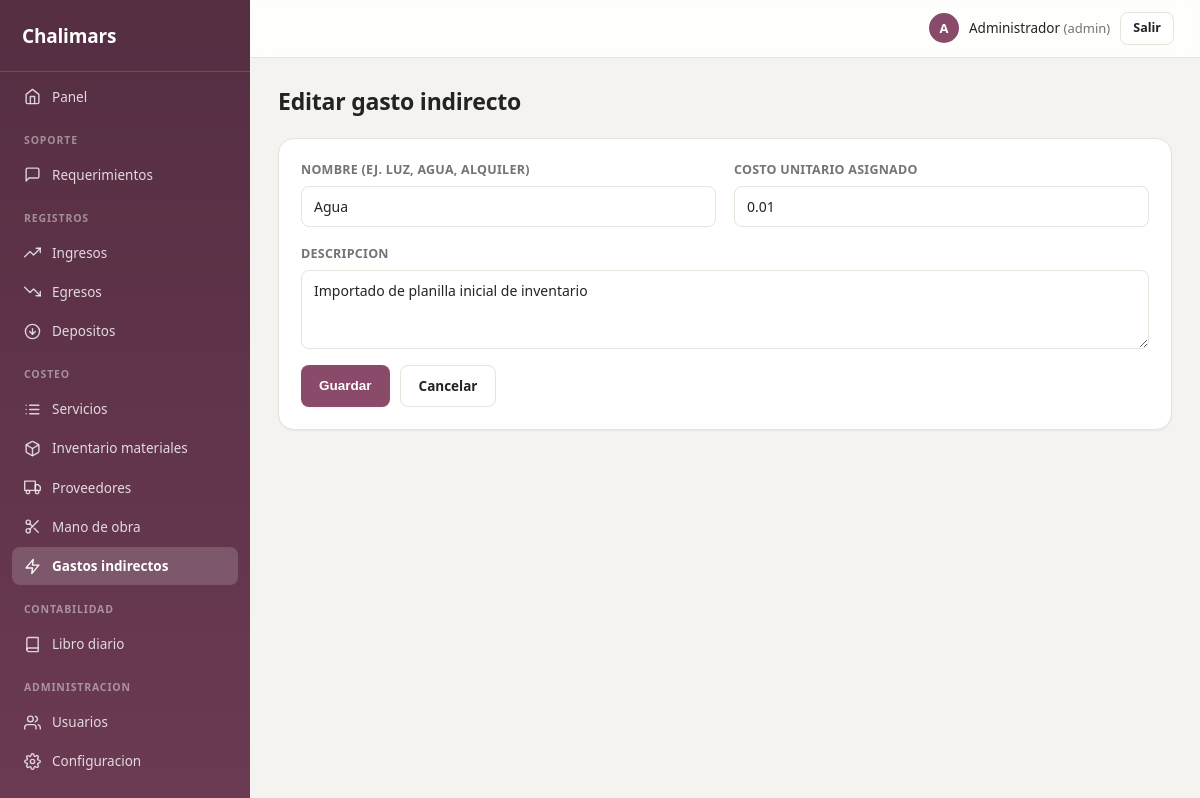
The app's page /gastos_indirectos/form.php?id=2 (signed in) with its own data.
### tables this page shows
CREATE TABLE configuracion (
    id INT PRIMARY KEY DEFAULT 1,
    nombre_negocio VARCHAR(150) NOT NULL DEFAULT 'Chalimars',
    logo VARCHAR(255) NULL,
    color_primario VARCHAR(7) NOT NULL DEFAULT '#8a4b6b',
    updated_at TIMESTAMP DEFAULT CURRENT_TIMESTAMP ON UPDATE CURRENT_TIMESTAMP
);

CREATE TABLE gastos_indirectos (
    id INT AUTO_INCREMENT PRIMARY KEY,
    nombre VARCHAR(150) NOT NULL,
    descripcion TEXT,
    costo_unitario DECIMAL(10,2) NOT NULL DEFAULT 0,
    activo TINYINT(1) NOT NULL DEFAULT 1,
    created_at TIMESTAMP DEFAULT CURRENT_TIMESTAMP
);

### includes/functions.php (called while the page is built, shortened)
<?php
function h($value) {
    return htmlspecialchars((string)($value ?? ''), ENT_QUOTES, 'UTF-8');
}
function get_config(PDO $pdo) {
    static $config = null;
    if ($config === null) {
        $stmt = $pdo->query('SELECT * FROM configuracion WHERE id = 1');
        $config = $stmt->fetch() ?: [
            'nombre_negocio' => 'Chalimars',
            'logo' => null,
            'color_primario' => '#8a4b6b',
        ];
    }
    return $config;
}

### includes/auth.php (called while the page is built, shortened)
<?php
function current_user() {
    return $_SESSION['user'] ?? null;
}
function is_admin() {
    $user = current_user();
    return $user && in_array($user['rol'], ['admin', 'desarrollador'], true);
}

### gastos_indirectos/form.php (the view, shortened to what this page needs)
<?php
require_once __DIR__ . '/../includes/bootstrap.php';
$id = isset($_GET['id']) ? (int)$_GET['id'] : null;
$gasto = ['id' => null, 'nombre' => '', 'descripcion' => '', 'costo_unitario' => ''];
if ($id) {
    $stmt = $pdo->prepare('SELECT * FROM gastos_indirectos WHERE id = ?');
    $stmt->execute([$id]);
    $found = $stmt->fetch();
    $gasto = $found;
}
$pageTitle = $id ? 'Editar gasto indirecto' : 'Nuevo gasto indirecto';
require __DIR__ . '/../includes/header.php';
?>
<div class="page-header"><h1><?= h($pageTitle) ?></h1></div>
<div class="panel">
    <form method="post">
        <div class="form-grid">
            <div class="field">
                <label>Nombre (ej. Luz, Agua, Alquiler)</label>
                <input type="text" name="nombre" value="<?= h($gasto['nombre']) ?>" required>
            </div>
            <div class="field">
                <label>Costo unitario asignado</label>
                <input type="number" step="0.01" min="0" name="costo_unitario" value="<?= h($gasto['costo_unitario']) ?>" required>
            </div>
            <div class="field full">
                <label>Descripcion</label>
                <textarea name="descripcion" rows="3"><?= h($gasto['descripcion']) ?></textarea>
            </div>
        </div>
        <div class="actions" style="margin-top:16px;">
            <button type="submit" class="btn">Guardar</button>
            <a class="btn btn-secondary" href="<?= BASE_URL ?>gastos_indirectos/index.php">Cancelar</a>
        </div>
    </form>
</div>
<?php require __DIR__ . '/../includes/footer.php'; ?>

### includes/header.php (shortened to what this page needs)
<?php
$user = current_user();
$config = isset($pdo) ? get_config($pdo) : ['nombre_negocio' => 'Chalimars', 'logo' => null, 'color_primario' => '#8a4b6b'];
$pageTitle = $pageTitle ?? 'Chalimars';
$currentDir = trim(str_replace('\\', '/', dirname($_SERVER['SCRIPT_NAME'] ?? '')), '/');
$currentDir = basename($currentDir);
$currentFile = basename($_SERVER['SCRIPT_NAME'] ?? '');
function nav_active($section, $currentDir, $currentFile = null) {
    if ($section === '') {
        return $currentDir === '' && $currentFile === 'index.php';
    }
    return $currentDir === $section;
}
$navItems = [
    ['section' => '', 'url' => 'index.php', 'label' => 'Panel',
        'icon' => '<path d="M3 9l9-7 9 7v11a2 2 0 0 1-2 2H5a2 2 0 0 1-2-2z"></path><path d="M9 22V12h6v10"></path>'],
];
if (is_admin()) {
    $navGroups['Contabilidad'] = [
        ['section' => 'contabilidad', 'url' => 'contabilidad/index.php', 'label' => 'Libro diario',
            'icon' => '<path d="M4 19.5A2.5 2.5 0 0 1 6.5 17H20"></path><path d="M6.5 2H20v20H6.5A2.5 2.5 0 0 1 4 19.5v-15A2.5 2.5 0 0 1 6.5 2z"></path>'],
    ];
    $navGroups['Administracion'] = [
        ['section' => 'usuarios', 'url' => 'usuarios/index.php', 'label' => 'Usuarios',
            'icon' => '<path d="M17 21v-2a4 4 0 0 0-4-4H5a4 4 0 0 0-4 4v2"></path><circle cx="9" cy="7" r="4"></circle><path d="M23 21v-2a4 4 0 0 0-3-3.87"></path><path d="M16 3.13a4 4 0 0 1 0 7.75"></path>'],
        ['section' => 'configuracion', 'url' => 'configuracion/index.php', 'label' => 'Configuracion',
            'icon' => '<circle cx="12" cy="12" r="3"></circle><path d="M19.4 15a1.65 1.65 0 0 0 .33 1.82l.06.06a2 2 0 0 1 0 2.83 2 2 0 0 1-2.83 0l-.06-.06a1.65 1.65 0 0 0-1.82-.33 1.65 1.65 0 0 0-1 1.51V21a2 2 0 0 1-2 2 2 2 0 0 1-2-2v-.09A1.65 1.65 0 0 0 9 19.4a1.65 1.65 0 0 0-1.82.33l-.06.06a2 2 0 0 1-2.83 0 2 2 0 0 1 0-2.83l.06-.06a1.65 1.65 0 0 0 .33-1.82 1.65 1.65 0 0 0-1.51-1H3a2 2 0 0 1-2-2 2 2 0 0 1 2-2h.09A1.65 1.65 0 0 0 4.6 9a1.65 1.65 0 0 0-.33-1.82l-.06-.06a2 2 0 0 1 0-2.83 2 2 0 0 1 2.83 0l.06.06a1.65 1.65 0 0 0 1.82.33H9a1.65 1.65 0 0 0 1-1.51V3a2 2 0 0 1 2-2 2 2 0 0 1 2 2v.09a1.65 1.65 0 0 0 1 1.51 1.65 1.65 0 0 0 1.82-.33l.06-.06a2 2 0 0 1 2.83 0 2 2 0 0 1 0 2.83l-.06.06a1.65 1.65 0 0 0-.33 1.82V9a1.65 1.65 0 0 0 1.51 1H21a2 2 0 0 1 2 2 2 2 0 0 1-2 2h-.09a1.65 1.65 0 0 0-1.51 1z"></path>'],
    ];
}
function render_nav_link($item, $currentDir, $currentFile) {
    $active = nav_active($item['section'], $currentDir, $currentFile);
    printf(
        '<a href="%s%s" class="%s"><svg class="nav-icon" viewBox="0 0 24 24" fill="none" stroke="currentColor" stroke-width="2" stroke-linecap="round" stroke-linejoin="round">%s</svg><span>%s</span></a>',
        BASE_URL, h($item['url']), $active ? 'active' : '', $item['icon'], h($item['label'])
    );
}
$cssPath = BASE_PATH . '/assets/css/style.css';
$cssVersion = file_exists($cssPath) ? filemtime($cssPath) : time();
?>
<!DOCTYPE html>
<html lang="es">
<head>
<link rel="stylesheet" href="<?= BASE_URL ?>assets/css/style.css?v=<?= $cssVersion ?>">
</head>
<body>
<div class="app">
    <aside class="sidebar">
        <div class="brand">
            <span><?= h($config['nombre_negocio']) ?></span>
        </div>
        <nav>
            <?php render_nav_link($navItems[0], $currentDir, $currentFile); ?>
            <?php foreach ($navGroups as $groupLabel => $items): ?>
                <div class="nav-group"><?= h($groupLabel) ?></div>
                <?php foreach ($items as $item): ?>
                    <?php render_nav_link($item, $currentDir, $currentFile); ?>
                <?php endforeach; ?>
            <?php endforeach; ?>
        </nav>
    </aside>
    <div class="main">
        <header class="topbar">
            <div class="user-info">
                <span class="user-avatar"><?= h(mb_substr($user['nombre_completo'] ?? '?', 0, 1)) ?></span>
                <span><?= h($user['nombre_completo'] ?? '') ?> <span class="muted">(<?= h($user['rol'] ?? '') ?>)</span></span>
                <a href="<?= BASE_URL ?>logout.php" class="btn btn-sm btn-secondary">Salir</a>
            </div>
        </header>
        <main class="content">

### assets/css/style.css (style rules this page uses)
:root { --primary: #8a4b6b; --primary-dark: #6d3a54; --primary-darker: #4a2839; --primary-soft: color-mix(in srgb, var(--primary) 12%, white); --bg: #f5f3f0; --panel: #ffffff; --text: #232323; --muted: #767472; --border: #e7e2da; --border-soft: #f0ece5; --success: #1e7d3c; --success-bg: #e6f5ea; --error: #c4293a; --error-bg: #fbe9eb; --radius-sm: 8px; --radius: 12px; --radius-lg: 16px; --shadow-sm: 0 1px 2px rgba(20, 15, 10, 0.05); --shadow: 0 4px 16px rgba(20, 15, 10, 0.06), 0 1px 3px rgba(20, 15, 10, 0.05); --shadow-lg: 0 12px 32px rgba(20, 15, 10, 0.12); --font: "Segoe UI", -apple-system, BlinkMacSystemFont, "Inter", Roboto, Helvetica, Arial, sans-serif; }
* { box-sizing: border-box; }
html { -webkit-font-smoothing: antialiased; }
body { margin: 0; font-family: var(--font); background: var(--bg); color: var(--text); font-size: 14.5px; line-height: 1.5; }
a { color: var(--primary); text-decoration: none; }
h1, h2, h3 { font-weight: 700; letter-spacing: -0.01em; }
.app { display: flex; min-height: 100vh; }
.sidebar { width: 250px; flex-shrink: 0; background: linear-gradient(180deg, var(--primary-darker), var(--primary-dark)); color: #fff; padding: 22px 0 24px; display: flex; flex-direction: column; position: sticky; top: 0; height: 100vh; overflow-y: auto; }
.sidebar .brand { display: flex; align-items: center; gap: 10px; font-size: 19px; font-weight: 800; letter-spacing: -0.01em; padding: 0 22px 20px; margin-bottom: 6px; border-bottom: 1px solid rgba(255,255,255,0.14); }
.sidebar nav { display: flex; flex-direction: column; gap: 1px; padding: 0 12px; }
.sidebar nav a { display: flex; align-items: center; gap: 11px; color: rgba(255,255,255,0.82); padding: 9px 12px; border-radius: var(--radius-sm); font-size: 13.5px; font-weight: 500; transition: background 0.15s ease, color 0.15s ease; }
.sidebar nav a.active { background: rgba(255,255,255,0.16); color: #fff; font-weight: 600; }
.nav-icon { width: 17px; height: 17px; flex-shrink: 0; opacity: 0.95; }
.sidebar .nav-group { color: rgba(255,255,255,0.45); font-size: 10.5px; font-weight: 700; text-transform: uppercase; letter-spacing: 0.08em; padding: 16px 12px 6px; }
.main { flex: 1; display: flex; flex-direction: column; min-width: 0; }
.topbar { background: rgba(255,255,255,0.85); backdrop-filter: blur(8px); border-bottom: 1px solid var(--border); padding: 12px 26px; display: flex; justify-content: space-between; align-items: center; flex-wrap: wrap; gap: 10px; position: sticky; top: 0; z-index: 10; }
.user-info { font-size: 13.5px; color: var(--text); display: flex; align-items: center; gap: 10px; }
.user-avatar { width: 30px; height: 30px; border-radius: 50%; background: var(--primary); color: #fff; display: inline-flex; align-items: center; justify-content: center; font-weight: 700; font-size: 13px; text-transform: uppercase; }
.content { padding: 26px 28px 40px; flex: 1; }
.panel { background: var(--panel); border: 1px solid var(--border); border-radius: var(--radius-lg); box-shadow: var(--shadow-sm); padding: 22px; margin-bottom: 22px; }
.page-header { display: flex; justify-content: space-between; align-items: center; margin-bottom: 20px; flex-wrap: wrap; gap: 10px; }
.page-header h1 { margin: 0; font-size: 23px; }
.btn { display: inline-flex; align-items: center; gap: 6px; background: var(--primary); color: #fff; border: none; padding: 10px 18px; border-radius: var(--radius-sm); cursor: pointer; font-size: 13.5px; font-weight: 600; text-decoration: none; transition: background 0.15s ease, transform 0.1s ease, box-shadow 0.15s ease; box-shadow: var(--shadow-sm); }
.btn-secondary { background: var(--panel); color: var(--text); border: 1px solid var(--border); box-shadow: none; }
.btn-sm { padding: 6px 12px; font-size: 12.5px; }
.form-grid { display: grid; grid-template-columns: repeat(2, 1fr); gap: 18px; }
.field { display: flex; flex-direction: column; gap: 6px; }
.field.full { grid-column: 1 / -1; }
label { font-size: 12.5px; font-weight: 700; color: var(--muted); text-transform: uppercase; letter-spacing: 0.02em; }
input, select, textarea { padding: 10px 12px; border: 1px solid var(--border); border-radius: var(--radius-sm); font-size: 14px; font-family: inherit; background: #fff; color: var(--text); transition: border-color 0.15s ease, box-shadow 0.15s ease; }
textarea { resize: vertical; }
.actions { display: flex; gap: 10px; flex-wrap: wrap; }
.muted { color: var(--muted); font-size: 13px; }

### records on screen
configuracion: nombre_negocio "Chalimars"
gastos_indirectos: nombre "Agua", costo_unitario "0.01", descripcion "Importado de planilla inicial de inventario"

### other values on screen
$item['label'] "Panel"
$groupLabel "SOPORTE"
$item['label'] "Requerimientos"
$groupLabel "REGISTROS"
$item['label'] "Ingresos"
$item['label'] "Egresos"
$item['label'] "Depositos"
$groupLabel "COSTEO"
$item['label'] "Servicios"
$item['label'] "Inventario materiales"
$item['label'] "Proveedores"
$item['label'] "Mano de obra"
$item['label'] "Gastos indirectos"
$groupLabel "CONTABILIDAD"
$item['label'] "Libro diario"
